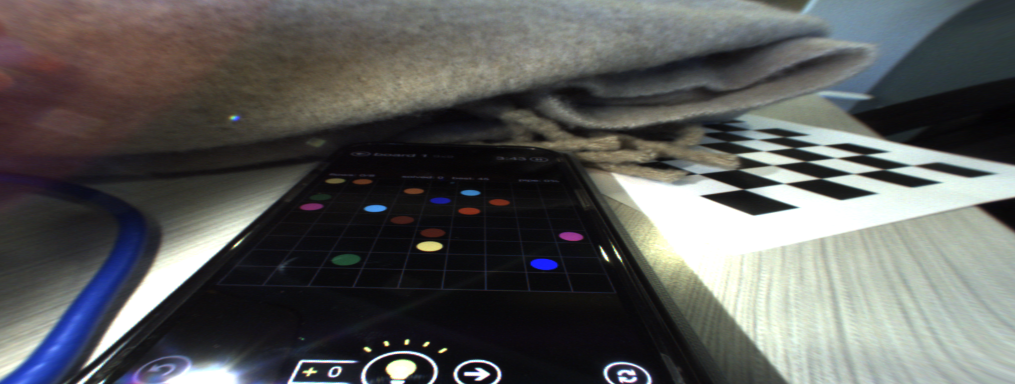
#> input picture camera/homographyFlow.png, 1015 x 384 px, found by its file name
$ python getRectImg.py
#> lines starting #> are read from the running program, lines starting #| are printed output that depends on the picture
import numpy as np
import cv2

# --- 1. Define Points ---

# Source points (Trapezoid corners in the original image)
# Make sure they are ordered: top-left, top-right, bottom-right, bottom-left
source_pts = [
  [327.0, 178.0],    # 1. Top-Left (Original P_TR)
  [566.0, 188.0],     # 2. Top-Right (Original P_TL)
  [616.0, 294.0],   # 3. Bottom-Right (Original P_BL)
  [221.0, 286.0]     # 4. Bottom-Left (Original P_BR)
]

# Define the dimensions of the desired output rectangle (W x H)
W = 395  # Example Width
H = 151  # Example Height

# Destination points (Rectangle corners)
dest_pts = [
  [0, 0],      # Top-Left
  [W - 1, 0],  # Top-Right
  [W - 1, H - 1],  # Bottom-Right
  [0, H - 1]   # Bottom-Left
]

# --- 2. Calculate the Homography Matrix ---

# M is the 3x3 transformation matrix
M = cv2.getPerspectiveTransform(np.float32(source_pts), np.float32(dest_pts))

# Load the original image
original_image = cv2.imread('./camera/homographyFlow.png')
#> original_image is the input picture: shape (384, 1015, 3); mean B, G, R 89.9, 91.1, 90.4

# --- 3. Apply the Transformation ---

# warped_image will be the final rectangle
warped_image = cv2.warpPerspective(
  original_image,  # The input image
  M,               # The transformation matrix
  (W, H),          # The size of the output image (Width, Height)
  flags=cv2.INTER_LINEAR
)
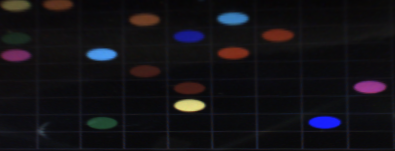
#> warped_image: shape (151, 395, 3); mean B, G, R 21.8, 17.5, 19.3

# Display or save the result
# cv2.imwrite('corrected_rectangle.jpg', warped_image)
cv2.imshow('Warped Image', warped_image)
cv2.imshow('Initial Image', original_image)
cv2.imwrite('./camera/postHomographFlow.png', warped_image)
cv2.waitKey(0)
cv2.destroyAllWindows()
